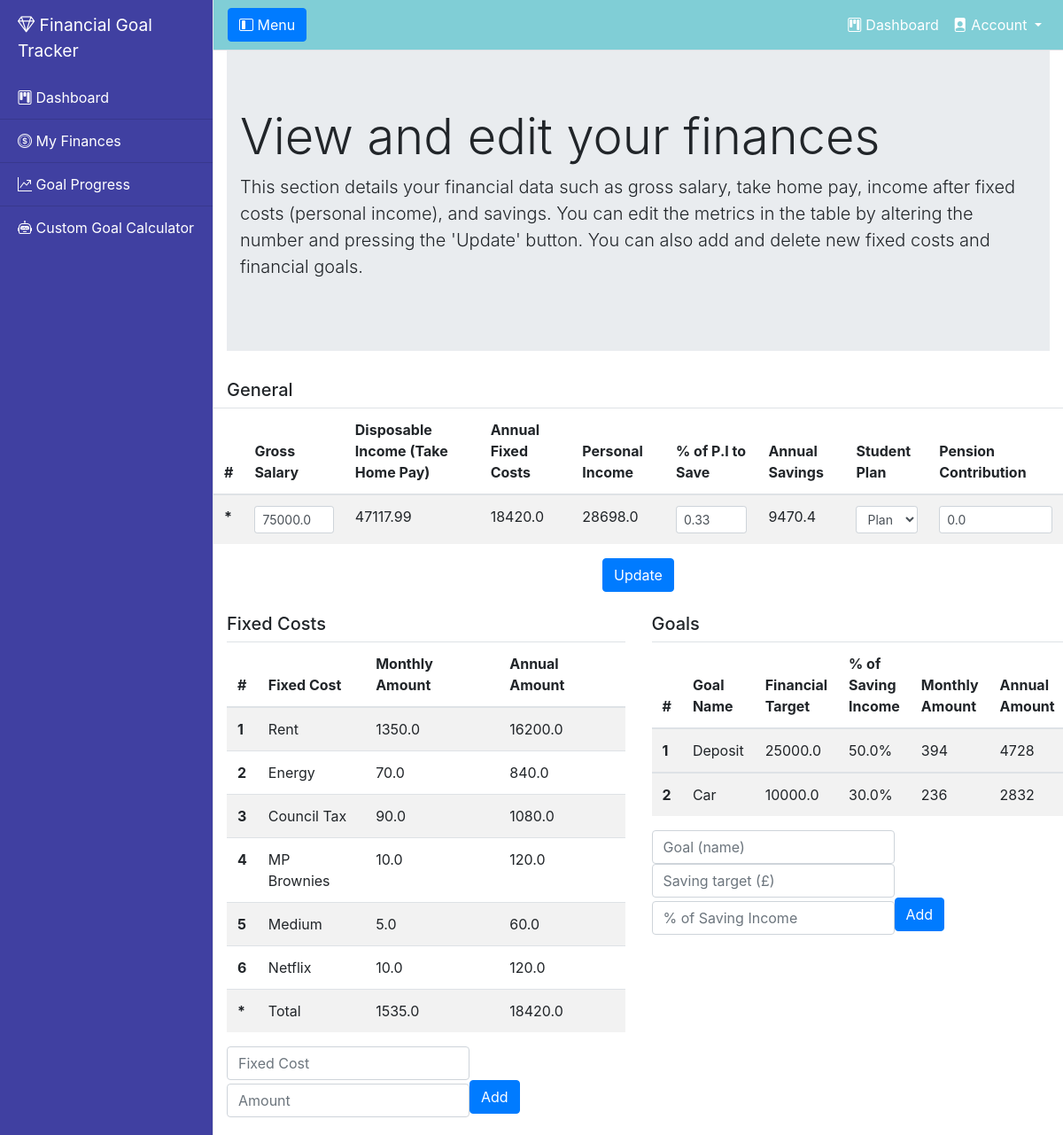
Page /my_finances (signed in) on the committed database.
### main.py (models this page shows)
class Userfinancialdata(db.Model):
    id = db.Column(db.Integer, primary_key=True)
    gross_salary = db.Column(db.Float, nullable=False)
    student_plan = db.Column(db.Integer)
    pension_contribution = db.Column(db.Float, nullable=False)
    saving_percentage = db.Column(db.Float, nullable=False)
    user = db.Column(db.Integer, db.ForeignKey('users.id'), nullable=False)
    disposable_income = db.Column(db.Float)
    total_fixed_costs = db.Column(db.Float)
    personal_income = db.Column(db.Float)
    saving_income = db.Column(db.Float)

class FixedCost(db.Model):
    id = db.Column(db.Integer, primary_key=True)
    name = db.Column(db.String(30), nullable=False)
    amount = db.Column(db.Float, nullable=False)
    user = db.Column(db.Integer, db.ForeignKey("users.id"), nullable=False)

class Goals(db.Model):
    id = db.Column(db.Integer, primary_key=True)
    name = db.Column(db.String(30), nullable=False)
    amount = db.Column(db.Float, nullable=False)
    target = db.Column(db.Float)
    user = db.Column(db.Integer, db.ForeignKey("users.id"), nullable=False)

### main.py (the view, shortened to what this page needs)
@app.route("/my_finances", methods=['GET', 'POST'])
@login_required
def my_finances():
    financial_data = Userfinancialdata.query.filter_by(user=current_user.id).first()
    fixed_costs = FixedCost.query.filter_by(user=current_user.id).all()
    goals = Goals.query.filter_by(user=current_user.id).all()
    form = FinancialDataForm(student_plan=financial_data.student_plan)
    fc_form = FixedCostForm()
    goals_form = GoalForm()
    if fc_form.validate_on_submit() and fc_form.submit.data:
        tmp_fc = FixedCost(name=fc_form.fc_name.data, amount=fc_form.amount.data, user=current_user.id)
        db.session.add(tmp_fc)
        db.session.commit()
        return redirect(url_for("my_finances"))
    financial_data.disposable_income = round(
        float(disposable_income(financial_data.gross_salary, financial_data.student_plan,
                                financial_data.pension_contribution)), 2)
    financial_data.total_fixed_costs = total_fixed_costs(fixed_costs)
    financial_data.personal_income = round(
        float(deduct_fixed_costs(financial_data.disposable_income / 12, fixed_costs)), 2)
    financial_data.saving_income = round(float(
        calculate_saving_income(financial_data.personal_income, financial_data.saving_percentage)), 2)
    db.session.add(financial_data)
    db.session.commit()
    return render_template("my_finances.html", form=form, fc_form=fc_form, goals_form=goals_form,
                           financial_data=financial_data, fc_data=fixed_costs, goal_data=goals,
                           total_fc=financial_data.total_fixed_costs, saving_income=financial_data.saving_income)

### templates/my_finances.html (shortened to what this page needs)
{% extends "base.html" %}
{% block content %}
<form method="POST" action="">
    <fieldset class="form-group">
        <div class="jumbotron jumbotron-fluid">
          <div class="container">
            <h1 class="display-4">View and edit your finances</h1>
            <p class="lead">This section details your financial data such as gross salary, take home pay, income
            after fixed costs (personal income), and savings. You can edit the metrics in the table by altering the
            number and pressing the 'Update' button. You can also add and delete new fixed costs and financial goals.</p>
          </div>
        </div>
        <header>
            <h5>General</h5>
        </header>
        <div class="row">
            <table class="table table-striped">
                    <thead>
                        <tr>
                            <th scope="col">#</th>
                            <th scope="col">Gross Salary</th>
                            <th scope="col">Disposable Income (Take Home Pay)</th>
                            <th scope="col">Annual Fixed Costs</th>
                            <th scope="col">Personal Income</th>
                            <th scope="col">% of P.I to Save</th>
                            <th scope="col">Annual Savings</th>
                            <th scope="col">Student Plan</th>
                            <th scope="col">Pension Contribution</th>
                        </tr>
                    </thead>
                    <tbody>
                        <tr>
                            <th scope="row">*</th>
                            <td>
                                {% if form.gross_salary.errors %}
                                {{ form.gross_salary(class="form-control form-control-sm is-invalid", value=financial_data.gross_salary) }}
                                <div class="invalid feedback">
                                    {% for error in form.gross_salary.errors %}
                                        <span> {{ error }} </span>
                                    {% endfor %}
                                </div>
                                {% else %}
                                    {{ form.gross_salary(class="form-control form-control-sm", value=financial_data.gross_salary) }}
                                {% endif %}
                            </td>
                            <td>{{ financial_data.disposable_income }}</td>
                            <td>{{ 12 * financial_data.total_fixed_costs }}</td>
                            <td>{{ (12 * financial_data.personal_income)|round(2) }}</td>
                            <td>
                                {% if form.saving_percentage.errors %}
                                {{ form.saving_percentage(class="form-control form-control-sm is-invalid", value=financial_data.saving_percentage) }}
                                <div class="invalid feedback">
                                    {% for error in form.saving_percentage.errors %}
                                        <span> {{ error }} </span>
                                    {% endfor %}
                                </div>
                                {% else %}
                                    {{ form.saving_percentage(class="form-control form-control-sm", value=financial_data.saving_percentage) }}
                                {% endif %}
                            </td>
                            <td>{{ (12 * financial_data.saving_income)|round(2) }}</td>
                            <td>{{ form.student_plan(class="form-control form-control-sm", value=financial_data.student_plan) }}</td>
                            <td>{{ form.pension_contribution(class="form-control form-control-sm", value=financial_data.pension_contribution) }}</td>
                        </tr>
                    </tbody>
            </table>
            <form class="form-inline" method="POST">
                <div class="col text-center">
                    <div class="form-group">
                        {{ form.update(class="btn btn-primary mb-2") }}
                    </div>
                </div>
            </form>
        </div>
        <div class="row">
            <div class="col-md-6">
                <header>
                    <h5>Fixed Costs</h5>
                </header>
                {% if fc_data %}
                <table class="table table-striped">
                    <thead>
                        <tr>
                            <th scope="col">#</th>
                            <th scope="col">Fixed Cost</th>
                            <th scope="col">Monthly Amount</th>
                            <th scope="col">Annual Amount</th>
                        </tr>
                    </thead>
                    <tbody>
                    {% for fc in fc_data %}
                        <tr>
                            <th scope="row">{{ fc.id }}</th>
                            <td>{{ fc.name }}</td>
                            <td>{{ fc.amount }}</td>
                            <td>{{ 12 * fc.amount }}</td>
                        </tr>
                    {% endfor %}
                        <tr>
                            <th scope="row">*</th>
                            <td>Total</td>
                            <td>{{ total_fc }}</td>
                            <td>{{ 12 * total_fc }}</td>
                        </tr>
                    </tbody>
                </table>
                {% endif %}
                <form class="form-inline" method="POST">
                  <div class="input-group">
                      <div class="form-group">
                        {% if fc_form.fc_name.errors %}
                            {{ fc_form.fc_name(class="form-control form-control is-invalid", placeholder="Fixed Cost") }}
                            <div class="invalid feedback">
                                {% for error in fc_form.fc_name.errors %}
                                    <span> {{ error }} </span>
                                {% endfor %}
                            </div>
                        {% else %}
                            {{ fc_form.fc_name(class="form-control form-control", placeholder="Fixed Cost") }}
                        {% endif %}
                      </div>
                      <div class="form-group">
                        {% if fc_form.amount.errors %}
                            {{ fc_form.amount(class="form-control form-control is-invalid", placeholder="Amount") }}
                            <div class="invalid feedback">
                                {% for error in fc_form.amount.errors %}
                                    <span> {{ error }} </span>
                                {% endfor %}
                            </div>
                        {% else %}
                            {{ fc_form.amount(class="form-control form-control", placeholder="Amount") }}
                        {% endif %}
                      </div>
                      <div class="form-group">
                          {{ fc_form.submit(class="btn btn-primary mb-2") }}
                      </div>
                  </div>
                </form>
            </div>
            <div class="col-md-6">
                <header>
                    <h5>Goals</h5>
                </header>
                {% if goal_data %}
                <table class="table table-striped">
                    <thead>
                        <tr>
                            <th scope="col">#</th>
                            <th scope="col">Goal Name</th>
                            <th scope="col">Financial Target</th>
                            <th scope="col">% of Saving Income</th>
                            <th scope="col">Monthly Amount</th>
                            <th scope="col">Annual Amount</th>
                        </tr>
                    </thead>
                    {% for goal in goal_data %}
                    <tbody>
                        <tr>
                            <th scope="row">{{ goal.id }}</th>
                            <td>{{ goal.name }}</td>
                            <td>{{ goal.target }}</td>
                            <td>{{ 100 * goal.amount }}%</td>
                            <td>{{ (goal.amount * saving_income)|int}}</td>
                            <td>{{ 12 * (goal.amount * saving_income)|int}}</td>
                        </tr>
                    </tbody>
                    {% endfor %}
                </table>
                {% endif %}
                <form class="form-inline" method="POST">
                  <div class="input-group">
                      <div class="form-group">
                        {% if goals_form.goal_name.errors %}
                            {{ goals_form.goal_name(class="form-control form-control is-invalid", placeholder="Goal (name)") }}
                            <div class="invalid feedback">
                                {% for error in goals_form.goal_name.errors %}
                                    <span> {{ error }} </span>
                                {% endfor %}
                            </div>
                        {% else %}
                            {{ goals_form.goal_name(class="form-control form-control", placeholder="Goal (name)") }}
                        {% endif %}
                      </div>
                      <div class="form-group">
                        {% if goals_form.target.errors %}
                            {{ goals_form.target(class="form-control form-control is-invalid", placeholder="Saving target (£)") }}
                            <div class="invalid feedback">
                                {% for error in goals_form.target.errors %}
                                    <span> {{ error }} </span>
                                {% endfor %}
                            </div>
                        {% else %}
                            {{ goals_form.target(class="form-control form-control", placeholder="Saving target (£)") }}
                        {% endif %}
                      </div>
                      <div class="form-group">
                        {% if goals_form.amount.errors %}
                            {{ goals_form.amount(class="form-control form-control is-invalid", placeholder="% of Saving Income") }}
                            <div class="invalid feedback">
                                {% for error in goals_form.amount.errors %}
                                    <span> {{ error }} </span>
                                {% endfor %}
                            </div>
                        {% else %}
                            {{ goals_form.amount(class="form-control form-control", placeholder="% of Saving Income") }}
                        {% endif %}
                      </div>
                      <div class="form-group">
                          {{ goals_form.submit_goal(class="btn btn-primary mb-2") }}
                      </div>
                  </div>
                </form>
            </div>
        </div>
    </fieldset>
</form>
{% endblock %}

### templates/base.html (shortened to what this page needs)
<!DOCTYPE html>
<html lang="en">
<head>
    <link rel="stylesheet" href="https://cdn.jsdelivr.net/npm/bootstrap@4.5.3/dist/css/bootstrap.min.css">
    <link rel="stylesheet" href="https://cdn.jsdelivr.net/npm/bootstrap-icons@1.8.1/font/bootstrap-icons.css">
    <link href="{{ url_for('static', filename='css/style.css') }}" rel="stylesheet">
</head>
<body>
<div class="d-flex" id="wrapper">
    <div class="bg-light border-right" id="sidebar-wrapper">
        <div class="sidebar-heading"><i class="bi bi-gem"></i> Financial Goal Tracker</div>
        <div class="list-group list-group-flush">
            <a href="{{ url_for('dashboard') }}" class="list-group-item list-group-item-action bg-light"><i class="bi bi-kanban"></i> Dashboard</a>
            <a href="{{ url_for('my_finances') }}" class="list-group-item list-group-item-action bg-light"><i class="bi bi-coin"></i> My Finances</a>
            <a href="{{ url_for('goal_progress') }}" class="list-group-item list-group-item-action bg-light"><i class="bi bi-graph-up-arrow"></i> Goal Progress</a>
            <a href="{{ url_for('custom_goal') }}" class="list-group-item list-group-item-action bg-light"><i class="bi bi-robot"></i> Custom Goal Calculator</a>
        </div>
    </div>
    <div id="page-content-wrapper">
        <nav class="navbar navbar-expand-lg navbar-light bg-light border-bottom" id="navbarMain">
            <button class="btn btn-primary" id="menu-toggle"><i class="bi bi-layout-sidebar-inset"></i> Menu</button>
            <div class="collapse navbar-collapse" id="navbarSupportedContent">
                <ul class="navbar-nav ml-auto mt-2 mt-lg-0">
                    <li class="nav-item active">
                        <a class="nav-link" href="{{ url_for('dashboard') }}"><i class="bi bi-kanban"></i> Dashboard <span class="sr-only">(current)</span></a>
                    </li>
                    <li class="nav-item dropdown">
                        <a class="nav-link dropdown-toggle" href="#" id="navbarDropdown" role="button"
                           data-toggle="dropdown" aria-haspopup="true" aria-expanded="false"><i class="bi bi-file-person-fill"></i>
                            Account
                        </a>
                    </li>
                </ul>
            </div>
        </nav>
        <div class="container-fluid" id="post-login">
            {% block content %}{% endblock %}
        </div>
    </div>
</div>
</body>
</html>

### rows in the picture
Userfinancialdata: gross_salary "75000.0", disposable_income "47117.99", 12*financial_data.total_fixed_costs "18420.0", (12*financial_data.personal_income)|round(2) "28698.0", saving_percentage "0.33", (12*financial_data.saving_income)|round(2) "9470.4", student_plan "Plan 2", pension_contribution "0.0", total_fixed_costs "1535.0", 12*total_fc "18420.0"
FixedCost: id "1", name "Rent", amount "1350.0", 12*fc.amount "16200.0"
FixedCost: id "2", name "Energy", amount "70.0", 12*fc.amount "840.0"
FixedCost: id "3", name "Council Tax", amount "90.0", 12*fc.amount "1080.0"
FixedCost: id "4", name "MP Brownies", amount "10.0", 12*fc.amount "120.0"
FixedCost: id "5", name "Medium", amount "5.0", 12*fc.amount "60.0"
FixedCost: id "6", name "Netflix", amount "10.0", 12*fc.amount "120.0"
Goals: id "1", name "Deposit", target "25000.0", 100*goal.amount "50.0", (goal.amount*saving_income)|int "394", 12*(goal.amount*saving_income)|int "4728"
Goals: id "2", name "Car", target "10000.0", 100*goal.amount "30.0", (goal.amount*saving_income)|int "236", 12*(goal.amount*saving_income)|int "2832"
